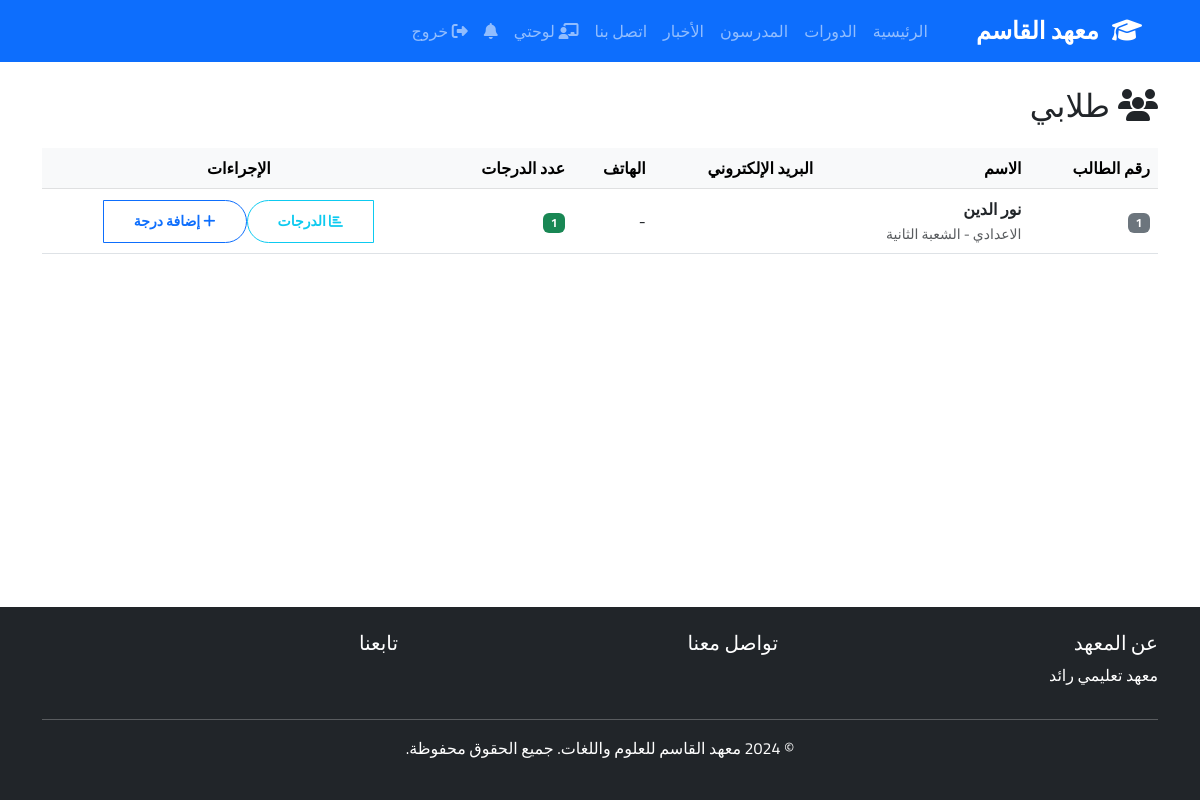
Page /teacher/students (signed in) on the committed database.
### app/models/student.py (models this page shows, shortened)
class Student(db.Model):
    __tablename__ = 'students'
    id = db.Column(db.Integer, primary_key=True)
    user_id = db.Column(db.Integer, db.ForeignKey('users.id'), nullable=False, unique=True)
    student_number = db.Column(db.String(50), unique=True)
    phone = db.Column(db.String(20))
    address = db.Column(db.Text)
    date_of_birth = db.Column(db.Date)
    photo = db.Column(db.String(255))
    guardian_name = db.Column(db.String(100))
    guardian_phone = db.Column(db.String(20))
    class_grade_id = db.Column(db.Integer, db.ForeignKey('class_grades.id'))
    section_id = db.Column(db.Integer, db.ForeignKey('sections.id'))
    created_at = db.Column(db.DateTime, default=damascus_now)
    user = db.relationship('User', backref='student_profile', foreign_keys=[user_id])
    class_grade = db.relationship('ClassGrade', back_populates='students')
    section = db.relationship('Section', back_populates='students')
    enrollments = db.relationship('Enrollment', backref='student', lazy='dynamic', cascade='all, delete-orphan')
    grades = db.relationship('Grade', backref='student', lazy='dynamic', cascade='all, delete-orphan')

### app/models/user.py (models this page shows, shortened)
class User(UserMixin, db.Model):
    __tablename__ = 'users'
    id = db.Column(db.Integer, primary_key=True)
    phone_number = db.Column(db.String(20), unique=True, nullable=False, index=True)
    password_hash = db.Column(db.String(255), nullable=False)
    full_name = db.Column(db.String(100), nullable=False)
    role = db.Column(db.String(20), nullable=False)
    is_active = db.Column(db.Boolean, default=True)
    created_at = db.Column(db.DateTime, default=damascus_now)
    session_version = db.Column(db.String(64), default=lambda: secrets.token_hex(32))
    permissions = db.Column(db.JSON, default={})
    def get_unread_notifications_count(self):
        from app.models.notification import NotificationRecipient, Notification
        return NotificationRecipient.query.filter_by(
            user_id=self.id,
            is_read=False
        ).join(Notification).filter(Notification.is_active == True).count()

### app/models/class_grade.py (models this page shows, shortened)
class ClassGrade(db.Model):
    __tablename__ = 'class_grades'
    id = db.Column(db.Integer, primary_key=True)
    name = db.Column(db.String(100), nullable=False, unique=True)
    description = db.Column(db.Text)
    display_order = db.Column(db.Integer, default=0)
    created_at = db.Column(db.DateTime, default=damascus_now)
    sections = db.relationship('Section', back_populates='class_grade', lazy='dynamic', cascade='all, delete-orphan')
    students = db.relationship('Student', back_populates='class_grade', lazy='dynamic')

class Section(db.Model):
    __tablename__ = 'sections'
    id = db.Column(db.Integer, primary_key=True)
    name = db.Column(db.String(100), nullable=False)
    class_grade_id = db.Column(db.Integer, db.ForeignKey('class_grades.id'), nullable=False)
    description = db.Column(db.Text)
    max_students = db.Column(db.Integer)
    display_order = db.Column(db.Integer, default=0)
    created_at = db.Column(db.DateTime, default=damascus_now)
    class_grade = db.relationship('ClassGrade', back_populates='sections')
    students = db.relationship('Student', back_populates='section', lazy='dynamic')
    __table_args__ = (db.UniqueConstraint('name', 'class_grade_id', name='unique_section_per_grade'),)

### app/routes/teacher.py (the view)
@bp.route('/students')
@role_required('teacher')
def students():
    teacher = Teacher.query.filter_by(user_id=current_user.id).first()
    if not teacher:
        flash('الملف الشخصي للمعلم غير موجود', 'danger')
        return redirect(url_for('public.index'))
    my_students = Student.query.join(Enrollment).filter(Enrollment.teacher_id == teacher.id).all()
    return render_template('teacher/students.html', students=my_students)

### app/templates/teacher/students.html
{% extends "base.html" %}
{% block content %}
<div class="container mt-4">
    <h2 class="mb-4"><i class="fas fa-users ms-2"></i>طلابي</h2>
    {% if students %}
    <div class="table-responsive">
        <table class="table table-hover align-middle">
            <thead class="table-light">
                <tr>
                    <th>رقم الطالب</th>
                    <th>الاسم</th>
                    <th>البريد الإلكتروني</th>
                    <th>الهاتف</th>
                    <th>عدد الدرجات</th>
                    <th class="text-center">الإجراءات</th>
                </tr>
            </thead>
            <tbody>
                {% for student in students %}
                <tr>
                    <td><span class="badge bg-secondary">{{ student.student_number or 'غير محدد' }}</span></td>
                    <td>
                        <strong>{{ student.user.full_name }}</strong>
                        {% if student.class_grade %}
                        <br><small class="text-muted">{{ student.class_grade.name }}{% if student.section %} - {{ student.section.name }}{% endif %}</small>
                        {% endif %}
                    </td>
                    <td>{{ student.user.email }}</td>
                    <td>{{ student.phone or '-' }}</td>
                    <td>
                        {% set grade_count = student.grades.count() %}
                        <span class="badge {% if grade_count > 0 %}bg-success{% else %}bg-secondary{% endif %}">
                            {{ grade_count }}
                        </span>
                    </td>
                    <td class="text-center">
                        <div class="btn-group btn-group-sm" role="group">
                            <a href="{{ url_for('teacher.view_student_grades', student_id=student.id) }}"
                               class="btn btn-outline-info"
                               title="عرض الدرجات">
                                <i class="fas fa-chart-bar"></i> الدرجات
                            </a>
                            <a href="{{ url_for('teacher.add_grade', student_id=student.id) }}"
                               class="btn btn-outline-primary"
                               title="إضافة درجة">
                                <i class="fas fa-plus"></i> إضافة درجة
                            </a>
                        </div>
                    </td>
                </tr>
                {% endfor %}
            </tbody>
        </table>
    </div>
    {% else %}
    <div class="alert alert-info">
        <i class="fas fa-info-circle ms-2"></i>
        لا يوجد طلاب مسجلين في دوراتك حالياً
    </div>
    {% endif %}
</div>
{% endblock %}

### app/static/css/style.css (style rules this page uses)
* { font-family: 'Cairo', sans-serif; }
body { min-height: 100vh; display: flex; flex-direction: column; }
.btn { border-radius: 25px; padding: 10px 30px; font-weight: 600; }

### rows in the picture
Student: student_number "1", user.full_name "نور الدين", class_grade.name "الاعدادي", section.name "الشعبة الثانية", phone "-", grade_count "1"
